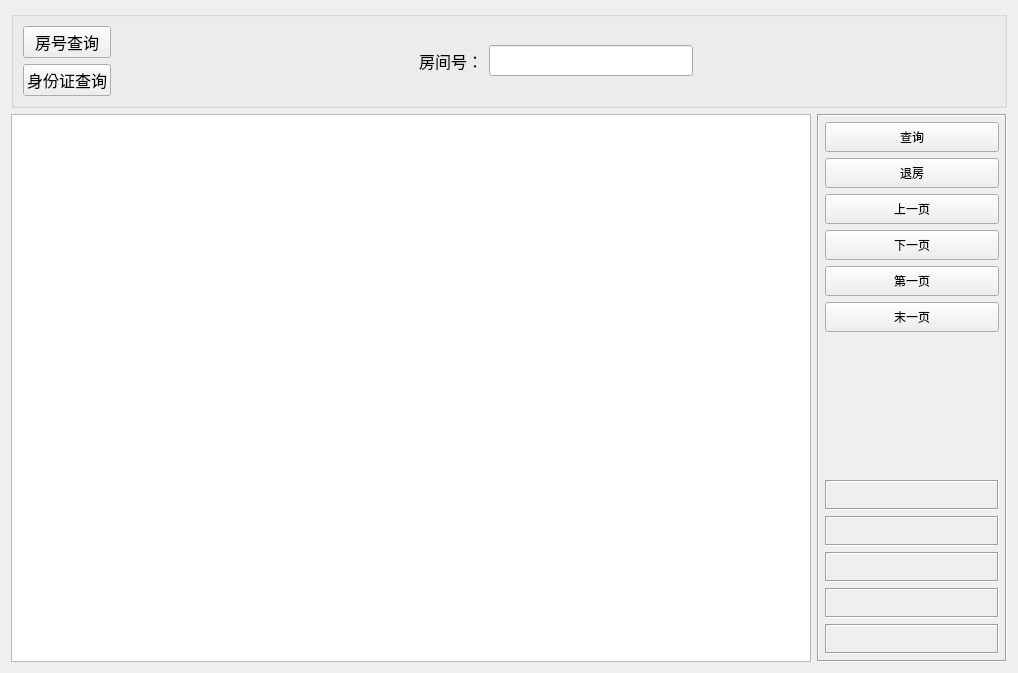
<?xml version="1.0" encoding="UTF-8"?>
<ui version="4.0">
 <class>backroom</class>
 <widget class="QWidget" name="backroom">
  <property name="geometry">
   <rect>
    <x>0</x>
    <y>0</y>
    <width>1018</width>
    <height>673</height>
   </rect>
  </property>
  <property name="windowTitle">
   <string>Form</string>
  </property>
  <layout class="QGridLayout" name="gridLayout_3">
   <item row="0" column="0" colspan="2">
    <widget class="QGroupBox" name="gboxTop">
     <property name="font">
      <font>
       <family>楷体</family>
       <pointsize>12</pointsize>
      </font>
     </property>
     <property name="title">
      <string/>
     </property>
     <layout class="QGridLayout" name="gridLayout">
      <item row="0" column="0" colspan="2">
       <widget class="QPushButton" name="btn_roonno">
        <property name="text">
         <string>房号查询</string>
        </property>
       </widget>
      </item>
      <item row="0" column="4">
       <spacer name="horizontalSpacer">
        <property name="orientation">
         <enum>Qt::Horizontal</enum>
        </property>
        <property name="sizeHint" stdset="0">
         <size>
          <width>20</width>
          <height>20</height>
         </size>
        </property>
       </spacer>
      </item>
      <item row="0" column="2">
       <spacer name="horizontalSpacer_2">
        <property name="orientation">
         <enum>Qt::Horizontal</enum>
        </property>
        <property name="sizeHint" stdset="0">
         <size>
          <width>20</width>
          <height>20</height>
         </size>
        </property>
       </spacer>
      </item>
      <item row="1" column="0" colspan="2">
       <widget class="QPushButton" name="btn_id">
        <property name="text">
         <string>身份证查询</string>
        </property>
       </widget>
      </item>
      <item row="0" column="3" rowspan="2">
       <widget class="QStackedWidget" name="stackedWidget">
        <property name="currentIndex">
         <number>0</number>
        </property>
        <widget class="QWidget" name="roomnopage">
         <layout class="QGridLayout" name="gridLayout_4">
          <item row="0" column="0">
           <widget class="QLabel" name="lab_roomno">
            <property name="text">
             <string>房间号：</string>
            </property>
           </widget>
          </item>
          <item row="0" column="1">
           <widget class="QLineEdit" name="edit_roomno"/>
          </item>
         </layout>
        </widget>
        <widget class="QWidget" name="idpage">
         <layout class="QGridLayout" name="gridLayout_5">
          <item row="0" column="0">
           <widget class="QLabel" name="lab_id">
            <property name="text">
             <string>身份证号：</string>
            </property>
           </widget>
          </item>
          <item row="0" column="1">
           <widget class="QLineEdit" name="edit_id"/>
          </item>
         </layout>
        </widget>
       </widget>
      </item>
     </layout>
    </widget>
   </item>
   <item row="1" column="0">
    <widget class="QSplitter" name="splitter">
     <property name="orientation">
      <enum>Qt::Vertical</enum>
     </property>
     <property name="opaqueResize">
      <bool>false</bool>
     </property>
     <widget class="QTableView" name="tableMain">
      <property name="styleSheet">
       <string notr="true"/>
      </property>
     </widget>
    </widget>
   </item>
   <item row="1" column="1">
    <widget class="QFrame" name="frameBottom">
     <property name="minimumSize">
      <size>
       <width>190</width>
       <height>0</height>
      </size>
     </property>
     <property name="maximumSize">
      <size>
       <width>190</width>
       <height>16777215</height>
      </size>
     </property>
     <property name="frameShape">
      <enum>QFrame::Box</enum>
     </property>
     <property name="frameShadow">
      <enum>QFrame::Sunken</enum>
     </property>
     <layout class="QVBoxLayout" name="verticalLayout">
      <property name="leftMargin">
       <number>6</number>
      </property>
      <property name="topMargin">
       <number>6</number>
      </property>
      <property name="rightMargin">
       <number>6</number>
      </property>
      <property name="bottomMargin">
       <number>6</number>
      </property>
      <item>
       <widget class="QPushButton" name="btnSelect">
        <property name="sizePolicy">
         <sizepolicy hsizetype="Minimum" vsizetype="Minimum">
          <horstretch>0</horstretch>
          <verstretch>0</verstretch>
         </sizepolicy>
        </property>
        <property name="minimumSize">
         <size>
          <width>50</width>
          <height>30</height>
         </size>
        </property>
        <property name="text">
         <string>查询</string>
        </property>
       </widget>
      </item>
      <item>
       <widget class="QPushButton" name="btnbackroom">
        <property name="sizePolicy">
         <sizepolicy hsizetype="Minimum" vsizetype="Minimum">
          <horstretch>0</horstretch>
          <verstretch>0</verstretch>
         </sizepolicy>
        </property>
        <property name="minimumSize">
         <size>
          <width>50</width>
          <height>30</height>
         </size>
        </property>
        <property name="text">
         <string>退房</string>
        </property>
       </widget>
      </item>
      <item>
       <widget class="QPushButton" name="btnPreVious">
        <property name="sizePolicy">
         <sizepolicy hsizetype="Minimum" vsizetype="Minimum">
          <horstretch>0</horstretch>
          <verstretch>0</verstretch>
         </sizepolicy>
        </property>
        <property name="minimumSize">
         <size>
          <width>50</width>
          <height>30</height>
         </size>
        </property>
        <property name="text">
         <string>上一页</string>
        </property>
        <property name="iconSize">
         <size>
          <width>18</width>
          <height>18</height>
         </size>
        </property>
       </widget>
      </item>
      <item>
       <widget class="QPushButton" name="btnNext">
        <property name="sizePolicy">
         <sizepolicy hsizetype="Minimum" vsizetype="Minimum">
          <horstretch>0</horstretch>
          <verstretch>0</verstretch>
         </sizepolicy>
        </property>
        <property name="minimumSize">
         <size>
          <width>50</width>
          <height>30</height>
         </size>
        </property>
        <property name="text">
         <string>下一页</string>
        </property>
        <property name="iconSize">
         <size>
          <width>18</width>
          <height>18</height>
         </size>
        </property>
       </widget>
      </item>
      <item>
       <widget class="QPushButton" name="btnFirst">
        <property name="sizePolicy">
         <sizepolicy hsizetype="Minimum" vsizetype="Minimum">
          <horstretch>0</horstretch>
          <verstretch>0</verstretch>
         </sizepolicy>
        </property>
        <property name="minimumSize">
         <size>
          <width>50</width>
          <height>30</height>
         </size>
        </property>
        <property name="text">
         <string>第一页</string>
        </property>
        <property name="iconSize">
         <size>
          <width>18</width>
          <height>18</height>
         </size>
        </property>
       </widget>
      </item>
      <item>
       <widget class="QPushButton" name="btnLast">
        <property name="sizePolicy">
         <sizepolicy hsizetype="Minimum" vsizetype="Minimum">
          <horstretch>0</horstretch>
          <verstretch>0</verstretch>
         </sizepolicy>
        </property>
        <property name="minimumSize">
         <size>
          <width>50</width>
          <height>30</height>
         </size>
        </property>
        <property name="text">
         <string>末一页</string>
        </property>
        <property name="iconSize">
         <size>
          <width>18</width>
          <height>18</height>
         </size>
        </property>
       </widget>
      </item>
      <item>
       <spacer name="verticalSpacer">
        <property name="orientation">
         <enum>Qt::Vertical</enum>
        </property>
        <property name="sizeHint" stdset="0">
         <size>
          <width>20</width>
          <height>40</height>
         </size>
        </property>
       </spacer>
      </item>
      <item>
       <widget class="QLabel" name="labPageTotal">
        <property name="sizePolicy">
         <sizepolicy hsizetype="Minimum" vsizetype="Minimum">
          <horstretch>0</horstretch>
          <verstretch>0</verstretch>
         </sizepolicy>
        </property>
        <property name="minimumSize">
         <size>
          <width>50</width>
          <height>30</height>
         </size>
        </property>
        <property name="frameShape">
         <enum>QFrame::Box</enum>
        </property>
        <property name="frameShadow">
         <enum>QFrame::Sunken</enum>
        </property>
        <property name="text">
         <string/>
        </property>
        <property name="alignment">
         <set>Qt::AlignCenter</set>
        </property>
       </widget>
      </item>
      <item>
       <widget class="QLabel" name="labRecordsTotal">
        <property name="sizePolicy">
         <sizepolicy hsizetype="Minimum" vsizetype="Minimum">
          <horstretch>0</horstretch>
          <verstretch>0</verstretch>
         </sizepolicy>
        </property>
        <property name="minimumSize">
         <size>
          <width>50</width>
          <height>30</height>
         </size>
        </property>
        <property name="frameShape">
         <enum>QFrame::Box</enum>
        </property>
        <property name="frameShadow">
         <enum>QFrame::Sunken</enum>
        </property>
        <property name="text">
         <string/>
        </property>
        <property name="alignment">
         <set>Qt::AlignCenter</set>
        </property>
       </widget>
      </item>
      <item>
       <widget class="QLabel" name="labPageCurrent">
        <property name="sizePolicy">
         <sizepolicy hsizetype="Minimum" vsizetype="Minimum">
          <horstretch>0</horstretch>
          <verstretch>0</verstretch>
         </sizepolicy>
        </property>
        <property name="minimumSize">
         <size>
          <width>50</width>
          <height>30</height>
         </size>
        </property>
        <property name="frameShape">
         <enum>QFrame::Box</enum>
        </property>
        <property name="frameShadow">
         <enum>QFrame::Sunken</enum>
        </property>
        <property name="text">
         <string/>
        </property>
        <property name="alignment">
         <set>Qt::AlignCenter</set>
        </property>
       </widget>
      </item>
      <item>
       <widget class="QLabel" name="labRecordsPerpage">
        <property name="sizePolicy">
         <sizepolicy hsizetype="Minimum" vsizetype="Minimum">
          <horstretch>0</horstretch>
          <verstretch>0</verstretch>
         </sizepolicy>
        </property>
        <property name="minimumSize">
         <size>
          <width>50</width>
          <height>30</height>
         </size>
        </property>
        <property name="frameShape">
         <enum>QFrame::Box</enum>
        </property>
        <property name="frameShadow">
         <enum>QFrame::Sunken</enum>
        </property>
        <property name="text">
         <string/>
        </property>
        <property name="alignment">
         <set>Qt::AlignCenter</set>
        </property>
       </widget>
      </item>
      <item>
       <widget class="QLabel" name="labSelectTime">
        <property name="sizePolicy">
         <sizepolicy hsizetype="Minimum" vsizetype="Minimum">
          <horstretch>0</horstretch>
          <verstretch>0</verstretch>
         </sizepolicy>
        </property>
        <property name="minimumSize">
         <size>
          <width>50</width>
          <height>30</height>
         </size>
        </property>
        <property name="frameShape">
         <enum>QFrame::Box</enum>
        </property>
        <property name="frameShadow">
         <enum>QFrame::Sunken</enum>
        </property>
        <property name="text">
         <string/>
        </property>
        <property name="alignment">
         <set>Qt::AlignCenter</set>
        </property>
       </widget>
      </item>
     </layout>
    </widget>
   </item>
  </layout>
 </widget>
 <resources/>
 <connections/>
</ui>
